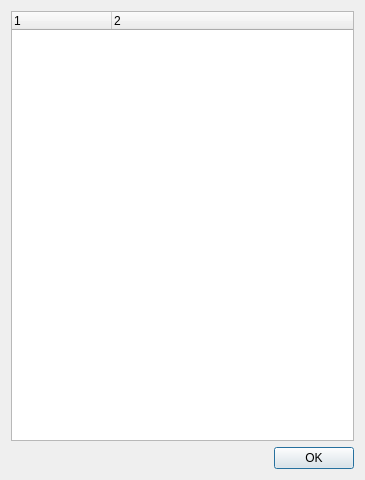
<?xml version="1.0" encoding="UTF-8"?>
<ui version="4.0">
 <class>DlgSvtfInfo</class>
 <widget class="QDialog" name="DlgSvtfInfo">
  <property name="geometry">
   <rect>
    <x>0</x>
    <y>0</y>
    <width>365</width>
    <height>480</height>
   </rect>
  </property>
  <property name="windowTitle">
   <string>Dialog</string>
  </property>
  <layout class="QVBoxLayout" name="verticalLayout">
   <item>
    <widget class="QTreeWidget" name="treeSvtf">
     <property name="columnCount">
      <number>2</number>
     </property>
     <column>
      <property name="text">
       <string notr="true">1</string>
      </property>
     </column>
     <column>
      <property name="text">
       <string notr="true">2</string>
      </property>
     </column>
    </widget>
   </item>
   <item>
    <widget class="QDialogButtonBox" name="buttonBox">
     <property name="orientation">
      <enum>Qt::Horizontal</enum>
     </property>
     <property name="standardButtons">
      <set>QDialogButtonBox::Ok</set>
     </property>
    </widget>
   </item>
  </layout>
 </widget>
 <resources/>
 <connections/>
</ui>
